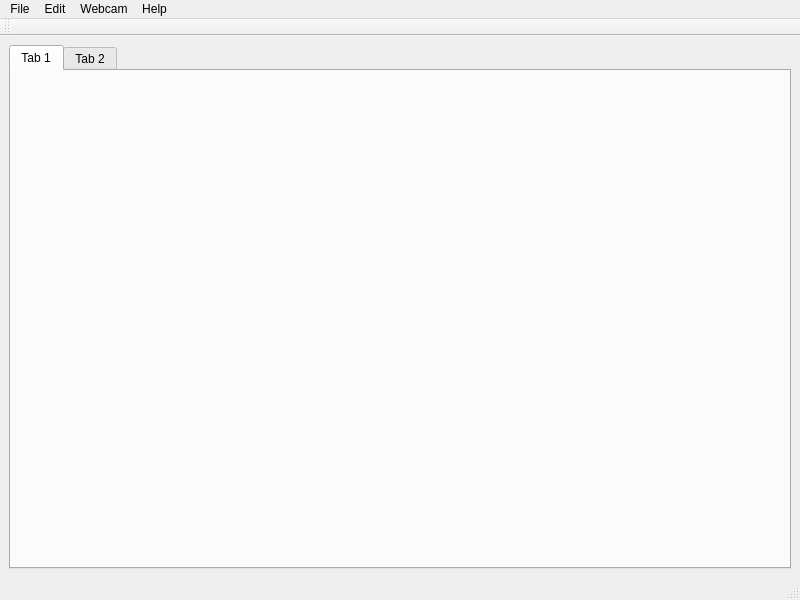
<?xml version="1.0" encoding="UTF-8"?>
<ui version="4.0">
 <class>MainWindow</class>
 <widget class="QMainWindow" name="MainWindow">
  <property name="geometry">
   <rect>
    <x>0</x>
    <y>0</y>
    <width>800</width>
    <height>600</height>
   </rect>
  </property>
  <property name="windowTitle">
   <string>MainWindow</string>
  </property>
  <widget class="QWidget" name="centralwidget">
   <layout class="QVBoxLayout" name="verticalLayout">
    <item>
     <widget class="QTabWidget" name="tabWidget">
      <property name="currentIndex">
       <number>0</number>
      </property>
      <widget class="QWidget" name="tab">
       <attribute name="title">
        <string>Tab 1</string>
       </attribute>
      </widget>
      <widget class="QWidget" name="tab_2">
       <attribute name="title">
        <string>Tab 2</string>
       </attribute>
      </widget>
     </widget>
    </item>
   </layout>
  </widget>
  <widget class="QMenuBar" name="menubar">
   <property name="geometry">
    <rect>
     <x>0</x>
     <y>0</y>
     <width>800</width>
     <height>32</height>
    </rect>
   </property>
   <widget class="QMenu" name="menuFile">
    <property name="title">
     <string>File</string>
    </property>
    <addaction name="actionAdd_2"/>
    <addaction name="actionRemove_2"/>
    <addaction name="separator"/>
    <addaction name="actionQuit_2"/>
   </widget>
   <widget class="QMenu" name="menuWebcam">
    <property name="title">
     <string>Webcam</string>
    </property>
    <addaction name="actionRefresh"/>
   </widget>
   <widget class="QMenu" name="menuHelp">
    <property name="title">
     <string>Edit</string>
    </property>
    <addaction name="actionRename_2"/>
   </widget>
   <widget class="QMenu" name="menuHelp_2">
    <property name="title">
     <string>Help</string>
    </property>
   </widget>
   <addaction name="menuFile"/>
   <addaction name="menuHelp"/>
   <addaction name="menuWebcam"/>
   <addaction name="menuHelp_2"/>
  </widget>
  <widget class="QStatusBar" name="statusbar"/>
  <widget class="QToolBar" name="toolBar">
   <property name="windowTitle">
    <string>toolBar</string>
   </property>
   <attribute name="toolBarArea">
    <enum>TopToolBarArea</enum>
   </attribute>
   <attribute name="toolBarBreak">
    <bool>false</bool>
   </attribute>
  </widget>
  <action name="actionAdd">
   <property name="text">
    <string>Add..</string>
   </property>
  </action>
  <action name="actionRemove">
   <property name="text">
    <string>Remove</string>
   </property>
  </action>
  <action name="actionAbout">
   <property name="text">
    <string>About..</string>
   </property>
  </action>
  <action name="actionQuit">
   <property name="text">
    <string>Quit</string>
   </property>
  </action>
  <action name="actionAdd_2">
   <property name="text">
    <string>Add Webcam</string>
   </property>
  </action>
  <action name="actionRemove_2">
   <property name="text">
    <string>Remove</string>
   </property>
  </action>
  <action name="actionQuit_2">
   <property name="text">
    <string>Quit</string>
   </property>
  </action>
  <action name="actionRefresh">
   <property name="text">
    <string>Refresh</string>
   </property>
  </action>
  <action name="actionRename">
   <property name="text">
    <string>Rename</string>
   </property>
  </action>
  <action name="actionRename_2">
   <property name="text">
    <string>Rename</string>
   </property>
  </action>
 </widget>
 <resources>
  <include location="resources.qrc"/>
 </resources>
 <connections/>
</ui>
